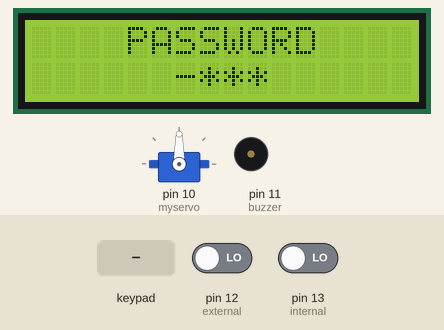
Simulated run of this sketch. Board: Arduino Uno, built with avr-gcc and run on an emulated ATmega328P. On the bench: servo, 16×2 character LCD, buzzer (waves = sounding). The test bench sets the inputs (shaded band); at power-on: pin 12 (external) LOW, pin 13 (internal) LOW.

Above: at 1.2 s.
1.3 s: keypad keys 5 4 3 2 # pressed 0.4 s apart
At 1.53 s:
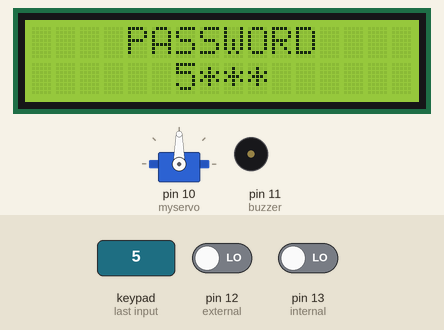
At 4.0 s:
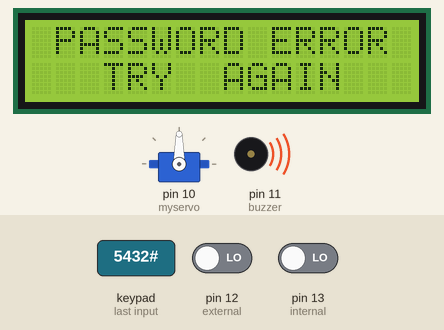
4.8 s: pin 12 (external) driven HIGH
At 6.6 s:
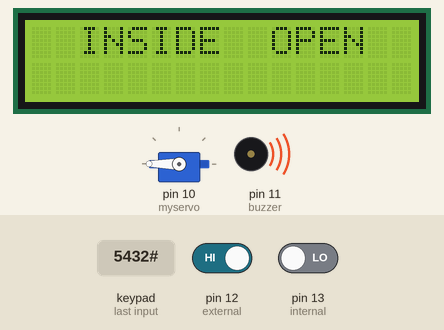
7.8 s: key '*' pressed
10.8 s: key '#' pressed
13.8 s: pin 13 (internal) driven HIGH
At 15.3 s:
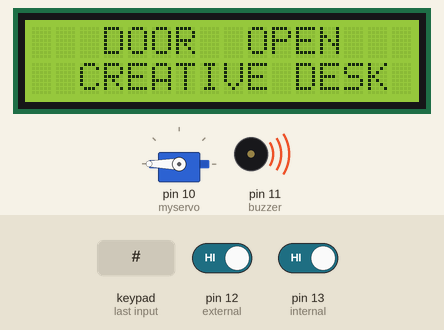
16.8 s: key 'A' pressed
Timing chart, 0 to 20.8 s (numbered marks = the images above; inputs shaded):
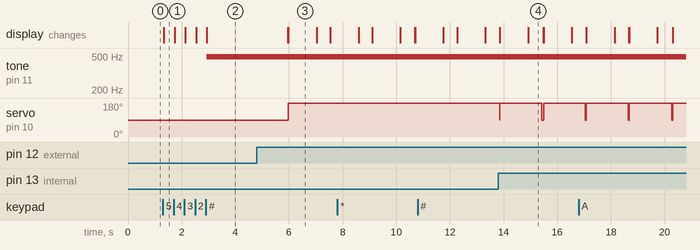

The sketch:

door_lock_code.ino
```cpp
/*Thanks. Remember to visit my Youtube channel
  I've used a i2c LCD screen module and 9g servo motor.
  plz install liquid crystal i2c and keypad library
  code link and library in description
*/

//LCD config
#include <Wire.h>
#include <LiquidCrystal_I2C.h>
LiquidCrystal_I2C lcd(0x27,16,2);

#include <Servo.h>
#include <Keypad.h>

//Variables
//set your servo angle according to your conveneint
int mot_min = 90;   //min servo angle  (set yours)
int mot_max = 180; //Max servo angle   (set yours)
int character = 0;
int activated =0;
char Str[16] = {' ', ' ', ' ', ' ', ' ', ' ', '-', '*', '*', '*', ' ', ' ', ' ', ' ', ' ', ' '};

//Pins
Servo myservo;
int buzzer=11;     //attach the posiive terminal of buzzer to pin 11
int external = 12; //attach the push button to pin 12 (inside open)
int internal = 13; //attach the push button to pin 13 (inside open)

//Keypad config
const byte ROWS = 4; //four rows
const byte COLS = 4; //four columns
//define the cymbols on the buttons of the keypads
char hexaKeys[ROWS][COLS] = {
  {'1','4','7','*'},
  {'2','5','8','0'},
  {'3','6','9','#'},
  {'A','B','C','D'}
};
byte rowPins[ROWS] = {5, 4, 3, 2}; //connect to the row pinouts of the keypad
byte colPins[COLS] = {9, 8, 7, 6}; //connect to the column pinouts of the keypad

//initialize an instance of class NewKeypad
Keypad customKeypad = Keypad( makeKeymap(hexaKeys), rowPins, colPins, ROWS, COLS);

void setup(){
  myservo.attach(10); //attach the servo to pin D10
  pinMode(buzzer,OUTPUT);
  pinMode(external,INPUT);
  pinMode(internal,INPUT);
  //Init the screen and print the first text
  lcd.begin();
  lcd.backlight();
  lcd.clear();
  lcd.print("    PASSWORD");
  lcd.setCursor(0,1);
  lcd.print("      -***     ");
  //put the servo in the close position first
  myservo.write(mot_min);

}

void loop(){
///////////////EMERGENCY OPEN/CLOSE/////////
 if (digitalRead(external))
  {
     myservo.write(mot_max);
      lcd.clear();
      lcd.setCursor(2,0);
      lcd.print("INSIDE  OPEN");
      activated = 2;
      analogWrite(buzzer,240);
      delay(250);
      analogWrite(buzzer,200);
      delay(250);
      analogWrite(buzzer,180);
      delay(250);
      analogWrite(buzzer,250);
      delay(250);
      analogWrite(buzzer,LOW);


     lcd.clear();
      lcd.setCursor(4,0);
      lcd.print("WELLCOME");

      lcd.setCursor(2,1);
      lcd.print("CREATIVE DESK");


      lcd.clear();
      lcd.setCursor(3,0);
      lcd.print("DOOR  OPEN");
      lcd.setCursor(2,1);
      lcd.print("CREATIVE DESK");
      delay(500);

  }

  if (digitalRead(internal))
  {
    myservo.write(mot_min);
    activated = 0;
    character=0;
    Str[6]= '-';
    Str[7]= '*';
    Str[8]= '*';
    Str[9]= '*';
    Str[10]= ' ';
    lcd.clear();
    lcd.setCursor(0,0);
    lcd.print("    PASSWORD");
    lcd.setCursor(0,1);
    lcd.print(Str);
  }

///////////////KEYPAD OPEN/CLOSE////////////
  char customKey = customKeypad.getKey(); //this function reads the presed key

  if (customKey){

    if (character ==0)
    {
    Serial.println(customKey);
    Str[6]= customKey;
    lcd.clear();
    lcd.setCursor(0,0);
    lcd.print("    PASSWORD");
    lcd.setCursor(0,1);
    lcd.print(Str);

    }

    if (character ==1)
    {
    Serial.println(customKey);
    Str[7]= customKey;
    lcd.clear();
    lcd.setCursor(0,0);
    lcd.print("    PASSWORD");
    lcd.setCursor(0,1);
    lcd.print(Str);

    }

    if (character ==2)
    {
    Serial.println(customKey);
    Str[8]= customKey;
    lcd.clear();
    lcd.setCursor(0,0);
    lcd.print("    PASSWORD");
    lcd.setCursor(0,1);
    lcd.print(Str);

    }

    if (character ==3)
    {
    Serial.println(customKey);
    Str[9]= customKey;
    lcd.clear();
    lcd.setCursor(0,0);
    lcd.print("    PASSWORD");
    lcd.setCursor(0,1);
    lcd.print(Str);

    }

    if (character ==4)
    {
    Serial.println(customKey);
    Str[10]= customKey;
    activated=1;

    }
    character=character+1;
  }

  if (activated == 1)
    {
/*Change your password below!!!
Change each of Str[6], Str[7], Str[8], Str[9]*/

    if(Str[10]='A' && character==5 && Str[6]=='3' && Str[7]=='2' && Str[8]=='2' && Str[9]=='5' )//in my case password is 3225
    {
      myservo.write(mot_max);
      lcd.clear();
      lcd.setCursor(4,0);
      lcd.print("ACCEPTED");
      activated = 2;
      analogWrite(buzzer,240);
      delay(250);
      analogWrite(buzzer,200);
      delay(250);
      analogWrite(buzzer,180);
      delay(250);
      analogWrite(buzzer,250);
      delay(250);
      analogWrite(buzzer,LOW);
      delay(1000);

      lcd.clear();
      lcd.setCursor(4,0);
      lcd.print("WELLCOME");
      delay(500);
      lcd.setCursor(2,1);
      lcd.print("cCREATIVE DESK");
      delay(1000);

      lcd.clear();
      lcd.setCursor(3,0);
      lcd.print("DOOR  OPEN");
      lcd.setCursor(2,1);
      lcd.print("CREATIVE DESK");

    }
    else
    {
      lcd.clear();
      lcd.setCursor(1,0);
      lcd.print("PASSWORD ERROR");
      lcd.setCursor(3,1);
      lcd.print("TRY  AGAIN");
      analogWrite(buzzer,150);
      delay(3000);
      analogWrite(buzzer,LOW);
      character=0;
      Str[6]= '-';
      Str[7]= '*';
      Str[8]= '*';
      Str[9]= '*';
      Str[10]= ' ';
      activated = 0;
      lcd.clear();
      lcd.setCursor(4,0);
      lcd.print("PASSWORD");
      lcd.setCursor(0,1);
      lcd.print(Str);
    }
  }
  if (activated == 2)
    {
    if(customKey == 'B' )
    {
      myservo.write(mot_min);
      activated = 0;
      character=0;
      Str[6]= '-';
      Str[7]= '*';
      Str[8]= '*';
      Str[9]= '*';
      Str[10]= ' ';
      lcd.clear();
      lcd.setCursor(0,0);
      lcd.print("    PASSWORD");
      lcd.setCursor(0,1);
      lcd.print(Str);

    }
  }
}
```

Measured:
- after the input at 1.3 s, tone on pin 11 (buzzer): silent → 490 Hz after 1.6 s; the display: changes at once (image 1)
- after the input at 4.8 s, servo on pin 10 (myservo): 90° → 180° after 1.2 s; the display: first differs from a run without the input after 1.2 s (image 3)
- after the input at 13.8 s, servo on pin 10 (myservo): 180° → 90° after 1.6 s, → 180° 0.06 s later; the display: first changes after 0.05 s (image 4 shows a later state)
- what the display in image 3 shows lasts 1.0 s, from 6.0 s to 7.0 s
- what the display in image 4 shows lasts 0.6 s, from 14.9 s to 15.5 s
